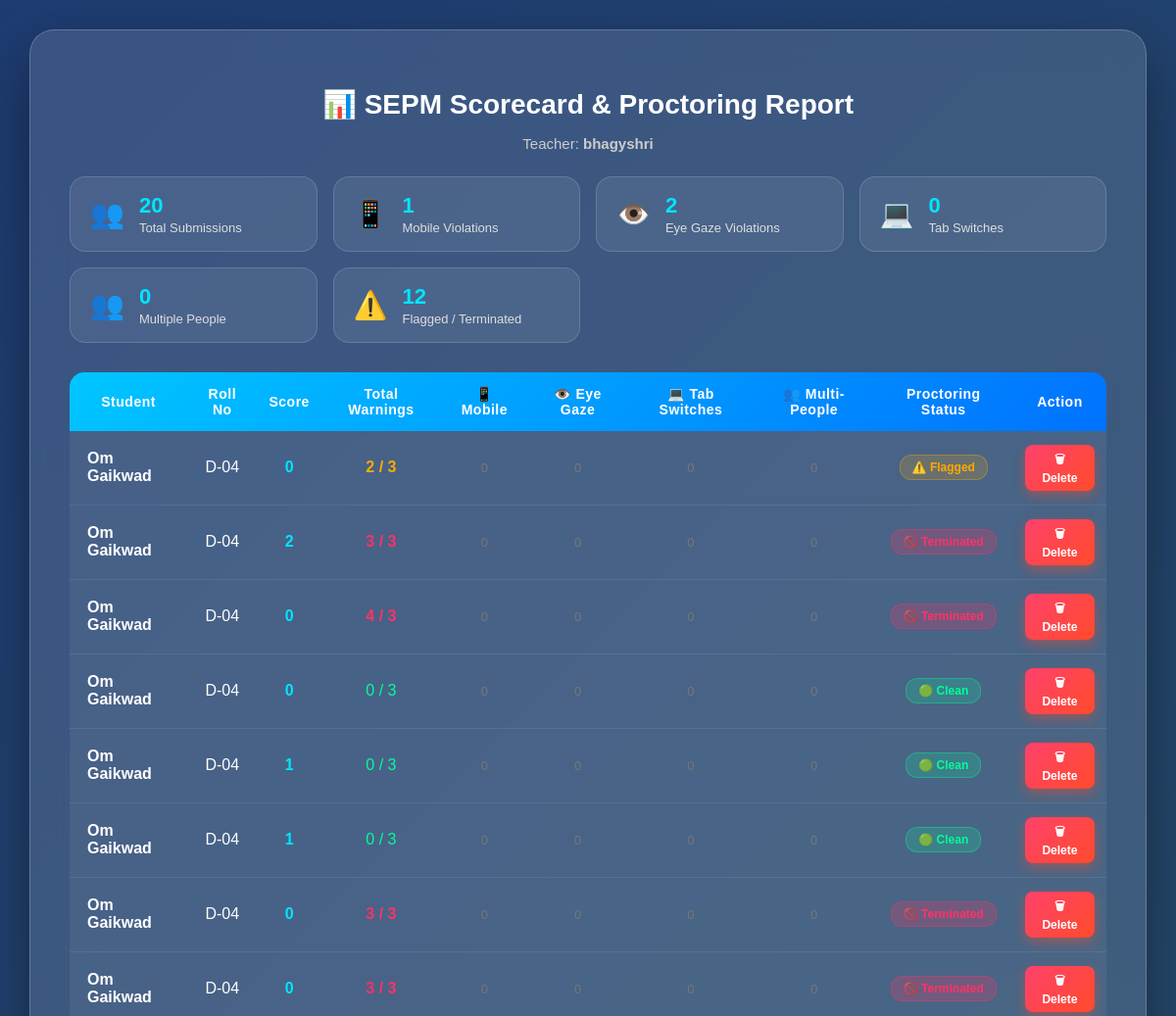
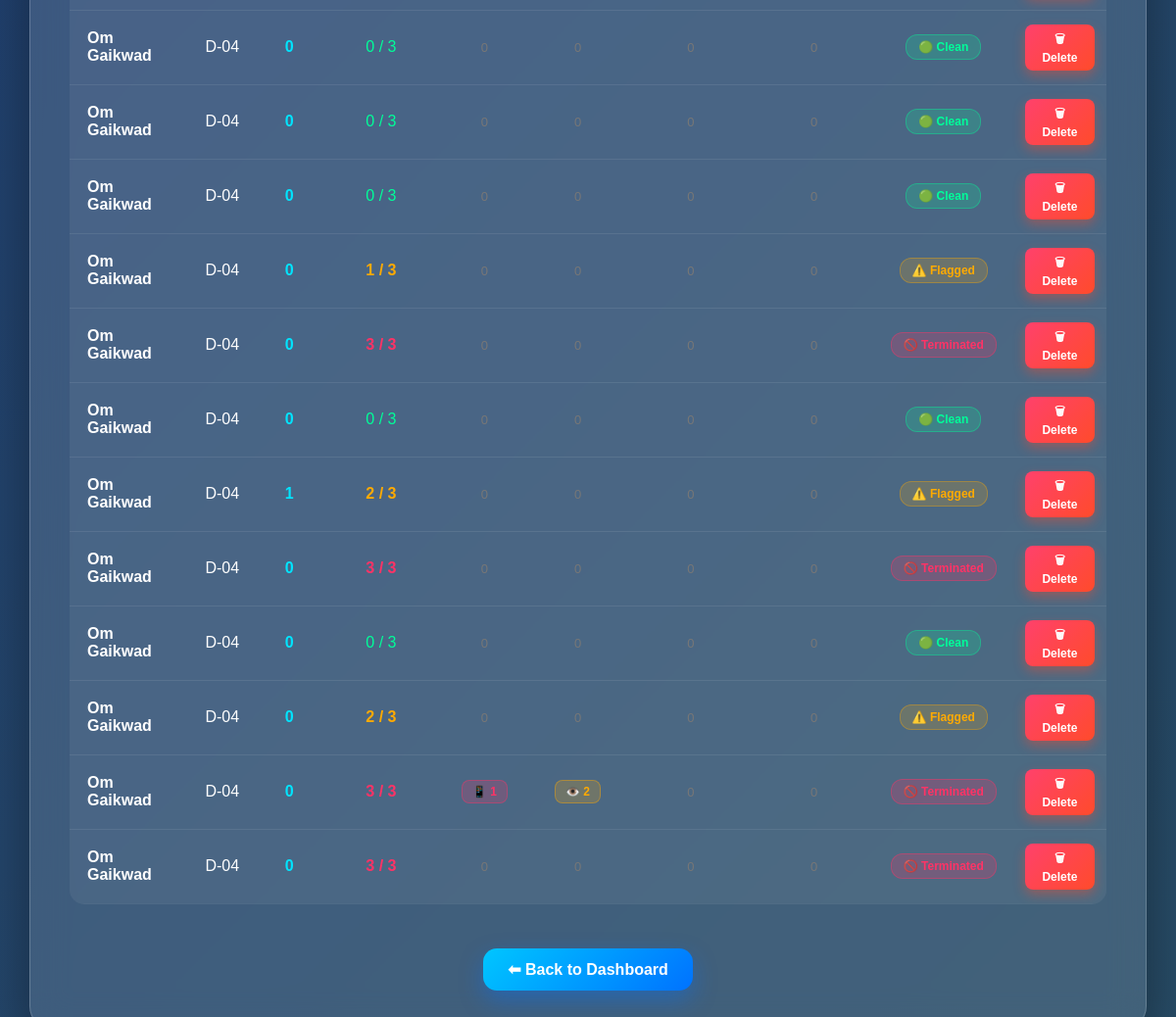
Page /scorecard (signed in) on the committed database (2 pictures, top to bottom).
### tables this page shows
CREATE TABLE results(
                    id INTEGER PRIMARY KEY AUTOINCREMENT,
                    student_name TEXT,
                    roll_no TEXT,
                    teacher_name TEXT,
                    subject TEXT,
                    score INTEGER,
                    warnings INTEGER
                , mobile_warnings INTEGER DEFAULT 0, eye_warnings INTEGER DEFAULT 0, tab_warnings INTEGER DEFAULT 0, face_warnings INTEGER DEFAULT 0);

### app.py (the view)
@app.route("/scorecard")
def scorecard():
    if "teacher_name" not in session:
        return redirect("/teacher")
    conn = sqlite3.connect(DATABASE)
    c = conn.cursor()
    c.execute("""SELECT id, student_name, roll_no, teacher_name, subject, score, warnings,
                        COALESCE(mobile_warnings, 0), COALESCE(eye_warnings, 0),
                        COALESCE(tab_warnings, 0), COALESCE(face_warnings, 0)
                 FROM results WHERE subject = ?""",
              (session["subject"],))
    data = c.fetchall()
    conn.close()
    return render_template("scorecard.html",
                           results=data,
                           subject=session["subject"],
                           teacher=session["teacher_name"])

### templates/scorecard.html (shortened to what this page needs)
<!DOCTYPE html>
<html>
<head>
    <link rel="stylesheet" href="{{ url_for('static', filename='scorecard.css') }}">
</head>
<body>
<div class="scorecard-container">
    <h1>📊 {{ subject }} Scorecard & Proctoring Report</h1>
    <p class="teacher-subtitle">
        Teacher: <strong>{{ teacher }}</strong>
    </p>
    <div class="stats-grid">
        <div class="stat-card">
            <span class="stat-icon">👥</span>
            <div class="stat-data">
                <h3>{{ results|length }}</h3>
                <p>Total Submissions</p>
            </div>
        </div>
        <div class="stat-card">
            <span class="stat-icon">📱</span>
            <div class="stat-data">
                <h3>
                    {% set mobile_total = namespace(count=0) %}
                    {% for r in results %}
                        {% set mobile_total.count = mobile_total.count + (r[7] or 0) %}
                    {% endfor %}
                    {{ mobile_total.count }}
                </h3>
                <p>Mobile Violations</p>
            </div>
        </div>
        <div class="stat-card">
            <span class="stat-icon">👁️</span>
            <div class="stat-data">
                <h3>
                    {% set eye_total = namespace(count=0) %}
                    {% for r in results %}
                        {% set eye_total.count = eye_total.count + (r[8] or 0) %}
                    {% endfor %}
                    {{ eye_total.count }}
                </h3>
                <p>Eye Gaze Violations</p>
            </div>
        </div>
        <div class="stat-card">
            <span class="stat-icon">💻</span>
            <div class="stat-data">
                <h3>
                    {% set tab_total = namespace(count=0) %}
                    {% for r in results %}
                        {% set tab_total.count = tab_total.count + (r[9] or 0) %}
                    {% endfor %}
                    {{ tab_total.count }}
                </h3>
                <p>Tab Switches</p>
            </div>
        </div>
        <div class="stat-card">
            <span class="stat-icon">👥</span>
            <div class="stat-data">
                <h3>
                    {% set face_total = namespace(count=0) %}
                    {% for r in results %}
                        {% set face_total.count = face_total.count + (r[10] or 0) %}
                    {% endfor %}
                    {{ face_total.count }}
                </h3>
                <p>Multiple People</p>
            </div>
        </div>
        <div class="stat-card">
            <span class="stat-icon">⚠️</span>
            <div class="stat-data">
                <h3>
                    {% set flagged_total = namespace(count=0) %}
                    {% for r in results %}
                        {% if r[6] > 0 %}
                            {% set flagged_total.count = flagged_total.count + 1 %}
                        {% endif %}
                    {% endfor %}
                    {{ flagged_total.count }}
                </h3>
                <p>Flagged / Terminated</p>
            </div>
        </div>
    </div>
    <div class="table-wrapper">
        <table>
            <thead>
                <tr>
                    <th>Student</th>
                    <th>Roll No</th>
                    <th>Score</th>
                    <th>Total Warnings</th>
                    <th>📱 Mobile</th>
                    <th>👁️ Eye Gaze</th>
                    <th>💻 Tab Switches</th>
                    <th>👥 Multi-People</th>
                    <th>Proctoring Status</th>
                    <th>Action</th>
                </tr>
            </thead>
            <tbody>
                {% for r in results %}
                <tr>
                    <td class="student-name">
                        <strong>{{ r[1] }}</strong>
                    </td>
                    <td>{{ r[2] }}</td>
                    <td class="score">{{ r[5] }}</td>
                    <td class="{% if r[6] >= 3 %}warning-high{% elif r[6] > 0 %}warning-mid{% else %}warning-low{% endif %}">
                        {{ r[6] }} / 3
                    </td>
                    <td>
                        {% if r[7] and r[7] > 0 %}
                            <span class="violation-badge violation-mobile">
                                📱 {{ r[7] }}
                            </span>
                        {% else %}
                            <span class="violation-none">0</span>
                        {% endif %}
                    </td>
                    <td>
                        {% if r[8] and r[8] > 0 %}
                            <span class="violation-badge violation-eye">
                                👁️ {{ r[8] }}
                            </span>
                        {% else %}
                            <span class="violation-none">0</span>
                        {% endif %}
                    </td>
                    <td>
                        {% if r[9] and r[9] > 0 %}
                            <span class="violation-badge violation-tab">
                                💻 {{ r[9] }}
                            </span>
                        {% else %}
                            <span class="violation-none">0</span>
                        {% endif %}
                    </td>
                    <td>
                        {% if r[10] and r[10] > 0 %}
                            <span class="violation-badge violation-face">
                                👥 {{ r[10] }}
                            </span>
                        {% else %}
                            <span class="violation-none">0</span>
                        {% endif %}
                    </td>
                    <td>
                        {% if r[6] >= 3 %}
                            <span class="status-pill pill-danger">🚫 Terminated</span>
                        {% elif r[6] > 0 %}
                            <span class="status-pill pill-warn">⚠️ Flagged</span>
                        {% else %}
                            <span class="status-pill pill-success">🟢 Clean</span>
                        {% endif %}
                    </td>
                    <td>
                        <a href="{{ url_for('delete_result', result_id=r[0]) }}"
                        class="delete-btn"
                        onclick="return confirm('Are you sure you want to delete this result?');">
                        🗑 Delete
                        </a>
                    </td>
                </tr>
                {% endfor %}
            </tbody>
        </table>
    </div>
    <div class="footer-actions">
        <a href="{{ url_for('teacher_dashboard') }}" class="back-btn">
            ⬅ Back to Dashboard
        </a>
    </div>
</div>
</body>
</html>

### static/scorecard.css (style rules this page uses)
body { margin: 0; font-family: 'Poppins', sans-serif; min-height: 100vh; background: linear-gradient(-45deg, #0f2027, #203a43, #2c5364, #1e3c72); background-size: 400% 400%; animation: gradientBG 12s ease infinite; display: flex; justify-content: center; align-items: center; padding: 30px; }
.scorecard-container { background: rgba(255, 255, 255, 0.12); backdrop-filter: blur(18px); border-radius: 25px; width: 95%; max-width: 1200px; padding: 40px; box-shadow: 0 25px 60px rgba(0,0,0,0.4); border: 1px solid rgba(255,255,255,0.2); text-align: center; transition: 0.4s ease; }
.scorecard-container h1 { margin-bottom: 8px; color: white; font-size: 28px; font-weight: 600; }
.teacher-subtitle { color: #ccc; margin-bottom: 25px; font-size: 15px; }
.stats-grid { display: grid; grid-template-columns: repeat(auto-fit, minmax(200px, 1fr)); gap: 16px; margin-bottom: 30px; }
.stat-card { background: rgba(255, 255, 255, 0.08); border: 1px solid rgba(255, 255, 255, 0.15); border-radius: 16px; padding: 16px 20px; display: flex; align-items: center; gap: 15px; text-align: left; transition: transform 0.2s ease, background 0.2s ease; }
.stat-icon { font-size: 28px; }
.stat-data h3 { margin: 0; font-size: 22px; font-weight: 700; color: #00e5ff; }
.stat-data p { margin: 2px 0 0 0; font-size: 13px; color: #ddd; }
.table-wrapper { overflow-x: auto; }
table { width: 100%; border-collapse: collapse; margin-bottom: 25px; color: white; border-radius: 15px; overflow: hidden; }
thead { background: linear-gradient(135deg, #00c6ff, #0072ff); color: white; }
th, td { padding: 14px 12px; text-align: center; }
th { font-weight: 600; letter-spacing: 0.5px; font-size: 14px; }
tbody tr { background: rgba(255,255,255,0.06); border-bottom: 1px solid rgba(255,255,255,0.08); transition: 0.25s ease; }
.student-name { text-align: left; padding-left: 18px; }
.score { font-weight: 700; font-size: 16px; color: #00e5ff; }
.warning-high { color: #ff3366; font-weight: 700; }
.warning-mid { color: #ffaa00; font-weight: 600; }
.warning-low { color: #00ff99; font-weight: 500; }
.violation-badge { display: inline-block; padding: 4px 10px; border-radius: 8px; font-size: 12px; font-weight: 600; }
.violation-mobile { background: rgba(255, 51, 102, 0.2); color: #ff3366; border: 1px solid rgba(255, 51, 102, 0.4); }
.violation-eye { background: rgba(255, 170, 0, 0.2); color: #ffaa00; border: 1px solid rgba(255, 170, 0, 0.4); }
.violation-none { color: #777; font-size: 13px; }
.status-pill { display: inline-block; padding: 5px 12px; border-radius: 12px; font-size: 12px; font-weight: 600; }
.pill-success { background: rgba(0, 255, 153, 0.18); color: #00ff99; border: 1px solid rgba(0, 255, 153, 0.35); }
.pill-warn { background: rgba(255, 170, 0, 0.18); color: #ffaa00; border: 1px solid rgba(255, 170, 0, 0.35); }
.pill-danger { background: rgba(255, 51, 102, 0.22); color: #ff3366; border: 1px solid rgba(255, 51, 102, 0.4); }
.footer-actions { margin-top: 20px; }
.back-btn { display: inline-block; padding: 12px 25px; background: linear-gradient(135deg, #00c6ff, #0072ff); color: white; text-decoration: none; border-radius: 14px; font-weight: 600; transition: 0.3s ease; box-shadow: 0 10px 25px rgba(0, 114, 255, 0.4); }
.delete-btn { display: inline-block; padding: 6px 12px; background: linear-gradient(135deg, #ff416c, #ff4b2b); color: white; text-decoration: none; border-radius: 8px; font-size: 12px; font-weight: 600; transition: 0.3s ease; box-shadow: 0 5px 12px rgba(255, 75, 43, 0.4); }

### rows in the picture
results: student_name "Om Gaikwad", roll_no "D-04", score "0", warnings "2", shows "⚠️ Flagged"
results: student_name "Om Gaikwad", roll_no "D-04", score "2", warnings "3", shows "🚫 Terminated"
results: student_name "Om Gaikwad", roll_no "D-04", score "0", warnings "4", shows "🚫 Terminated"
results: student_name "Om Gaikwad", roll_no "D-04", score "0", warnings "0", shows "🟢 Clean"
results: student_name "Om Gaikwad", roll_no "D-04", score "1", warnings "0", shows "🟢 Clean"
results: student_name "Om Gaikwad", roll_no "D-04", score "1", warnings "0", shows "🟢 Clean"
results: student_name "Om Gaikwad", roll_no "D-04", score "0", warnings "3", shows "🚫 Terminated"
results: student_name "Om Gaikwad", roll_no "D-04", score "0", warnings "3", shows "🚫 Terminated"
results: student_name "Om Gaikwad", roll_no "D-04", score "0", warnings "0", shows "🟢 Clean"
results: student_name "Om Gaikwad", roll_no "D-04", score "0", warnings "0", shows "🟢 Clean"
results: student_name "Om Gaikwad", roll_no "D-04", score "0", warnings "0", shows "🟢 Clean"
results: student_name "Om Gaikwad", roll_no "D-04", score "0", warnings "1", shows "⚠️ Flagged"
results: student_name "Om Gaikwad", roll_no "D-04", score "0", warnings "3", shows "🚫 Terminated"
results: student_name "Om Gaikwad", roll_no "D-04", score "0", warnings "0", shows "🟢 Clean"
results: student_name "Om Gaikwad", roll_no "D-04", score "1", warnings "2", shows "⚠️ Flagged"
results: student_name "Om Gaikwad", roll_no "D-04", score "0", warnings "3", shows "🚫 Terminated"
results: student_name "Om Gaikwad", roll_no "D-04", score "0", warnings "0", shows "🟢 Clean"
results: student_name "Om Gaikwad", roll_no "D-04", score "0", warnings "2", shows "⚠️ Flagged"
results: student_name "Om Gaikwad", roll_no "D-04", score "0", warnings "3", eye_warnings "2", shows "🚫 Terminated"
results: student_name "Om Gaikwad", roll_no "D-04", score "0", warnings "3", shows "🚫 Terminated"

### other values in the picture
{{ subject }} "SEPM"
{{ teacher }} "bhagyshri"
{{ results|length }} "20"
{{ mobile_total.count }} "1"
{{ eye_total.count }} "2"
{{ tab_total.count }} "0"
{{ face_total.count }} "0"
{{ flagged_total.count }} "12"
